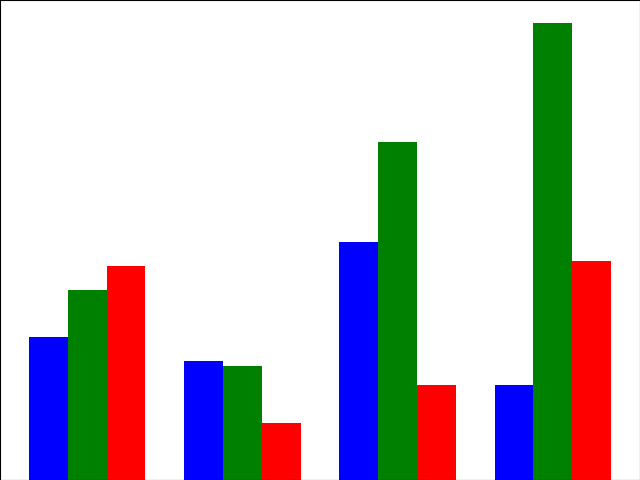

Here is the Python script that generated this plot:
# import the module
import matplotlib.pyplot as plt
import numpy as np

data = ([30, 25, 50, 20], [40, 24, 71, 96], [45, 12, 20, 46])
x = np.arange(4)
fig = plt.figure()
ax = fig.add_axes([0, 0, 1, 1])
ax.bar(x + 0.00, data[0], color='b', width=0.25)
ax.bar(x + 0.25, data[1], color='g', width=0.25)
ax.bar(x + 0.50, data[2], color='r', width=0.25)
# Show the graph using show() function
plt.show()
